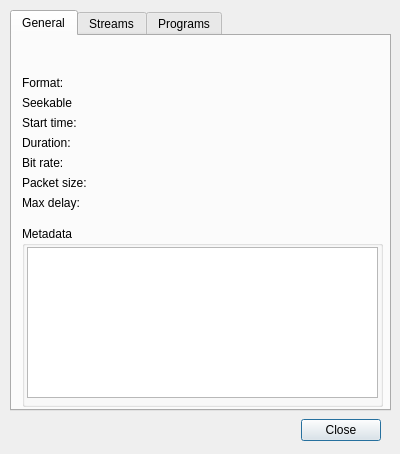
<?xml version="1.0" encoding="UTF-8"?>
<ui version="4.0">
 <class>SourcePropSheet</class>
 <widget class="QDialog" name="SourcePropSheet">
  <property name="geometry">
   <rect>
    <x>0</x>
    <y>0</y>
    <width>400</width>
    <height>454</height>
   </rect>
  </property>
  <property name="windowTitle">
   <string>Properties of Source</string>
  </property>
  <widget class="QDialogButtonBox" name="buttonBox">
   <property name="geometry">
    <rect>
     <x>10</x>
     <y>410</y>
     <width>371</width>
     <height>41</height>
    </rect>
   </property>
   <property name="orientation">
    <enum>Qt::Horizontal</enum>
   </property>
   <property name="standardButtons">
    <set>QDialogButtonBox::Close</set>
   </property>
  </widget>
  <widget class="QTabWidget" name="tabWidget">
   <property name="geometry">
    <rect>
     <x>10</x>
     <y>10</y>
     <width>381</width>
     <height>401</height>
    </rect>
   </property>
   <property name="tabPosition">
    <enum>QTabWidget::North</enum>
   </property>
   <property name="tabShape">
    <enum>QTabWidget::Rounded</enum>
   </property>
   <property name="currentIndex">
    <number>0</number>
   </property>
   <widget class="QWidget" name="tab">
    <property name="whatsThis">
     <string/>
    </property>
    <attribute name="title">
     <string>General</string>
    </attribute>
    <attribute name="whatsThis">
     <string>General information for this source, such as its URL, duration, bit rate, and metadata.</string>
    </attribute>
    <widget class="QGroupBox" name="groupBox">
     <property name="geometry">
      <rect>
       <x>10</x>
       <y>190</y>
       <width>361</width>
       <height>181</height>
      </rect>
     </property>
     <property name="title">
      <string>Metadata</string>
     </property>
     <widget class="QTableView" name="tableView">
      <property name="geometry">
       <rect>
        <x>5</x>
        <y>21</y>
        <width>351</width>
        <height>151</height>
       </rect>
      </property>
      <property name="whatsThis">
       <string>&lt;p&gt;Metadata for this source.&lt;/p&gt;
&lt;p&gt;These informations are extra fields provided by the file format handler, and/or information stored in the file. The exact nature of this metadata depends on the source.&lt;/p&gt;</string>
      </property>
     </widget>
    </widget>
    <widget class="QWidget" name="formLayoutWidget">
     <property name="geometry">
      <rect>
       <x>10</x>
       <y>40</y>
       <width>361</width>
       <height>151</height>
      </rect>
     </property>
     <layout class="QFormLayout" name="formLayout">
      <item row="0" column="0">
       <widget class="QLabel" name="label_2">
        <property name="text">
         <string>Format:</string>
        </property>
       </widget>
      </item>
      <item row="0" column="1">
       <widget class="QLabel" name="formatNameLabel">
        <property name="whatsThis">
         <string>&lt;p&gt;Stream format of the source, as detected by avpipe or specified upon opening.&lt;/p&gt;&lt;p&gt;If format detection was ambiguous, the confidence level is also shown.&lt;/p&gt;</string>
        </property>
        <property name="text">
         <string/>
        </property>
       </widget>
      </item>
      <item row="1" column="0">
       <widget class="QLabel" name="label_3">
        <property name="text">
         <string>Seekable</string>
        </property>
       </widget>
      </item>
      <item row="1" column="1">
       <widget class="QLabel" name="seekableLabel">
        <property name="whatsThis">
         <string>&lt;p&gt;Indicates whether or not the source is seekable&lt;/p&gt;&lt;p&gt;A seekable source (such as a pre-recorded video file) can be rewound or fast-forwarded; an unseekable source (such as a live stream) cannot.&lt;/p&gt;</string>
        </property>
        <property name="text">
         <string/>
        </property>
       </widget>
      </item>
      <item row="2" column="0">
       <widget class="QLabel" name="label_4">
        <property name="text">
         <string>Start time:</string>
        </property>
       </widget>
      </item>
      <item row="2" column="1">
       <widget class="QLabel" name="startTimeLabel">
        <property name="whatsThis">
         <string>The time at which the source begins, in hours:minutes:seconds, if available. If not, it usually begins at 00:00:00.</string>
        </property>
        <property name="text">
         <string/>
        </property>
       </widget>
      </item>
      <item row="3" column="0">
       <widget class="QLabel" name="label_6">
        <property name="text">
         <string>Duration:</string>
        </property>
       </widget>
      </item>
      <item row="3" column="1">
       <widget class="QLabel" name="durationLabel">
        <property name="whatsThis">
         <string>&lt;p&gt;The duration of the source, in hours:minutes:seconds.&lt;/p&gt;&lt;p&gt;The duration may be estimated from the source's bitrate; if that is the case, it will be shown here.&lt;/p&gt;</string>
        </property>
        <property name="text">
         <string/>
        </property>
       </widget>
      </item>
      <item row="4" column="0">
       <widget class="QLabel" name="label_8">
        <property name="text">
         <string>Bit rate:</string>
        </property>
       </widget>
      </item>
      <item row="4" column="1">
       <widget class="QLabel" name="bitrateLabel">
        <property name="whatsThis">
         <string>The total bit rate of the source, including all of its streams, if available.</string>
        </property>
        <property name="text">
         <string/>
        </property>
       </widget>
      </item>
      <item row="5" column="0">
       <widget class="QLabel" name="label_10">
        <property name="text">
         <string>Packet size:</string>
        </property>
       </widget>
      </item>
      <item row="5" column="1">
       <widget class="QLabel" name="pktsizeLabel">
        <property name="text">
         <string/>
        </property>
       </widget>
      </item>
      <item row="6" column="0">
       <widget class="QLabel" name="label_12">
        <property name="text">
         <string>Max delay:</string>
        </property>
       </widget>
      </item>
      <item row="6" column="1">
       <widget class="QLabel" name="maxdelayLabel">
        <property name="text">
         <string/>
        </property>
       </widget>
      </item>
     </layout>
    </widget>
    <widget class="QLabel" name="urlLabel">
     <property name="geometry">
      <rect>
       <x>15</x>
       <y>10</y>
       <width>351</width>
       <height>20</height>
      </rect>
     </property>
     <property name="whatsThis">
      <string>URL of the source.</string>
     </property>
     <property name="text">
      <string/>
     </property>
     <property name="textInteractionFlags">
      <set>Qt::LinksAccessibleByMouse|Qt::TextSelectableByKeyboard|Qt::TextSelectableByMouse</set>
     </property>
    </widget>
   </widget>
   <widget class="QWidget" name="tab_2">
    <attribute name="title">
     <string>Streams</string>
    </attribute>
   </widget>
   <widget class="QWidget" name="tab_3">
    <attribute name="title">
     <string>Programs</string>
    </attribute>
   </widget>
  </widget>
 </widget>
 <resources/>
 <connections>
  <connection>
   <sender>buttonBox</sender>
   <signal>accepted()</signal>
   <receiver>SourcePropSheet</receiver>
   <slot>accept()</slot>
   <hints>
    <hint type="sourcelabel">
     <x>248</x>
     <y>254</y>
    </hint>
    <hint type="destinationlabel">
     <x>157</x>
     <y>274</y>
    </hint>
   </hints>
  </connection>
  <connection>
   <sender>buttonBox</sender>
   <signal>rejected()</signal>
   <receiver>SourcePropSheet</receiver>
   <slot>reject()</slot>
   <hints>
    <hint type="sourcelabel">
     <x>316</x>
     <y>260</y>
    </hint>
    <hint type="destinationlabel">
     <x>286</x>
     <y>274</y>
    </hint>
   </hints>
  </connection>
 </connections>
</ui>
